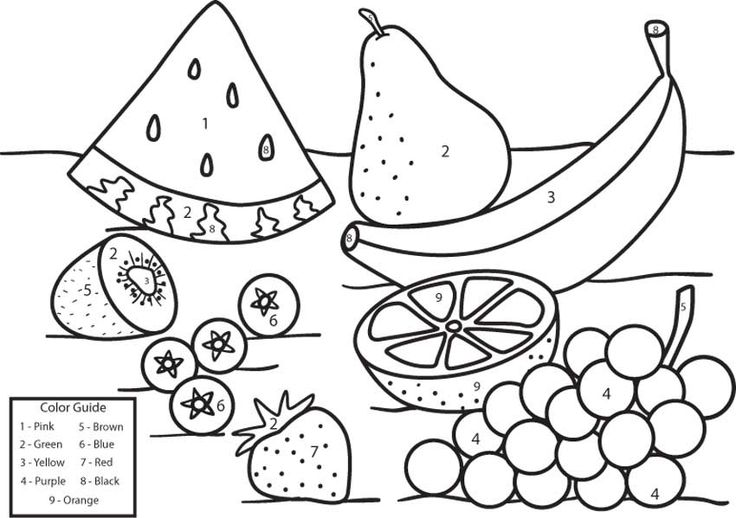
#> input picture imgs/fruits.jpg, 736 x 518 px
$ jupyter execute C9gradients.ipynb   (older library calls are emulated)
#> lines starting #> are read from the running program, lines starting #| are printed output that depends on the picture; after the words box and inside, x2 and y2 are one past the last pixel; in counts of white or black regions, pixels touching at a corner belong together
[cell 1]
import cv2

[cell 2]
import numpy as np

[cell 3]
import matplotlib.pyplot as plt

[cell 4]
def display_img(img):
    fig = plt.figure(figsize=(12,10))
    ax = fig.add_subplot(111)
    ax.imshow(img,cmap='gray')

[cell 5]
img = cv2.imread('imgs/fruits.jpg',0)
#> img: shape (518, 736); min 0, max 255, mean 227.7

[cell 6]
display_img(img)

[cell 7]
sobelx = cv2.Sobel(img,cv2.CV_64F,1,0,ksize=5)
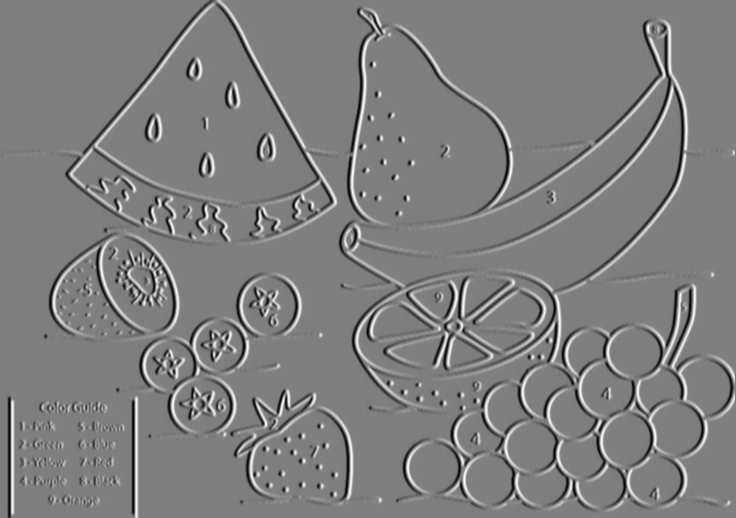
#> sobelx: shape (518, 736) float64; min -11257, max 11327, mean -1.2; drawn with min black and max white

[cell 8]
display_img(sobelx)

[cell 9]
sobely = cv2.Sobel(img,cv2.CV_64F,0,1,ksize=5)
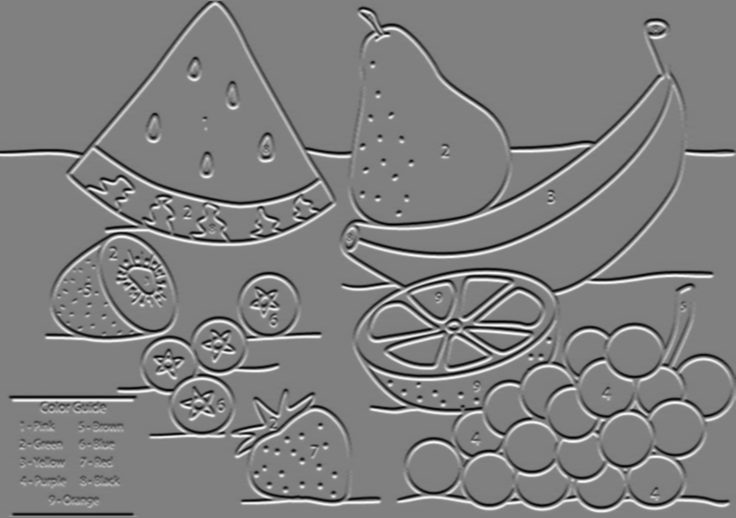
#> sobely: shape (518, 736) float64; min -11560, max 11460, mean -7.7; drawn with min black and max white

[cell 10]
display_img(sobely)

[cell 11]
laplacian = cv2.Laplacian(img,cv2.CV_64F)
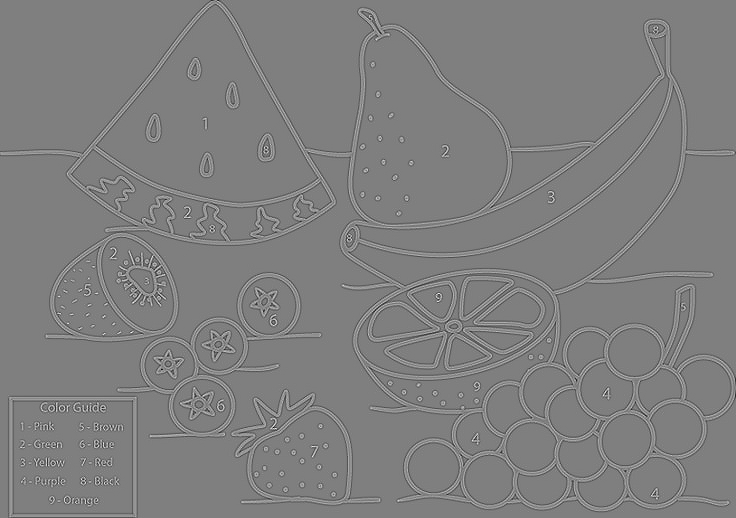
#> laplacian: shape (518, 736) float64; min -513, max 515, mean 0; drawn with min black and max white

[cell 12]
display_img(laplacian)

[cell 13]
blended = cv2.addWeighted(sobelx,0.5,sobely,0.5,0)
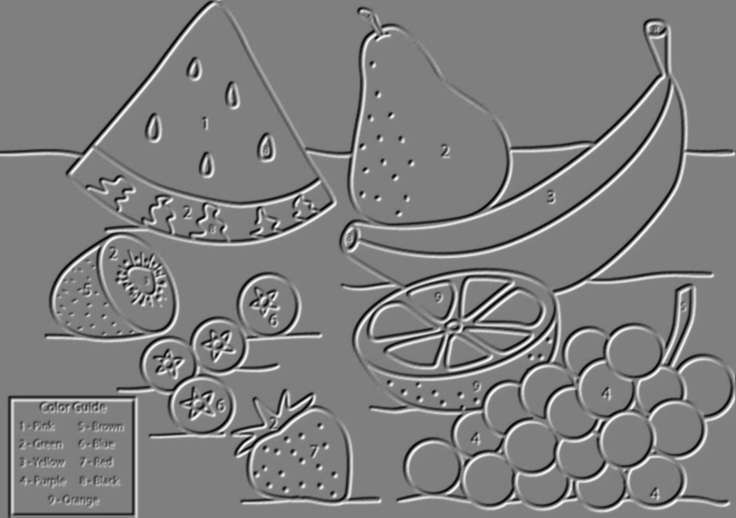
#> blended: shape (518, 736) float64; min -7729, max 7727, mean -4.4; drawn with min black and max white

[cell 14]
display_img(blended)

[cell 15]
ret,th1 = cv2.threshold(img,127,255,cv2.THRESH_BINARY)
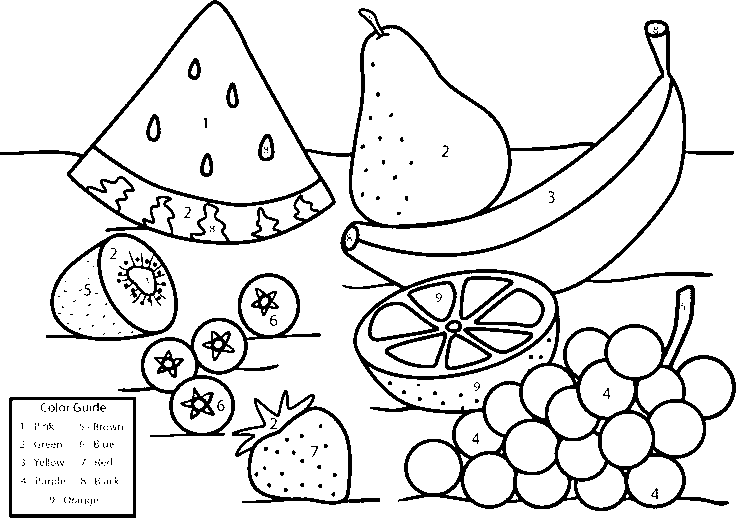
#> th1: shape (518, 736); 88.9% white; 257 black regions (222 under 20 px), largest, box (x1, y1, x2, y2) and area: (0, 0, 736, 511) 25933, (118, 273, 321, 437) 3013, (46, 233, 178, 341) 2493

[cell 16]
display_img(th1)

[cell 17]
kernel = np.ones((4,4),np.uint8)

[cell 18]
gradient = cv2.morphologyEx(blended,cv2.MORPH_GRADIENT,kernel)
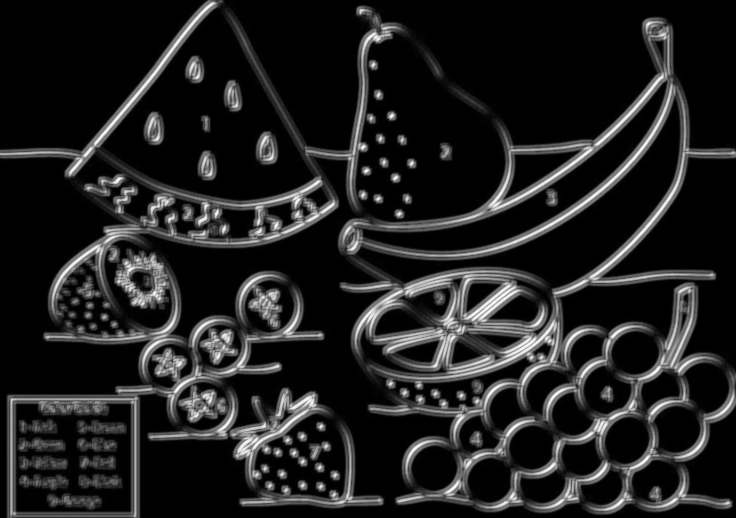
#> gradient: shape (518, 736) float64; min 0, max 15124, mean 1957.5; drawn with min black and max white
